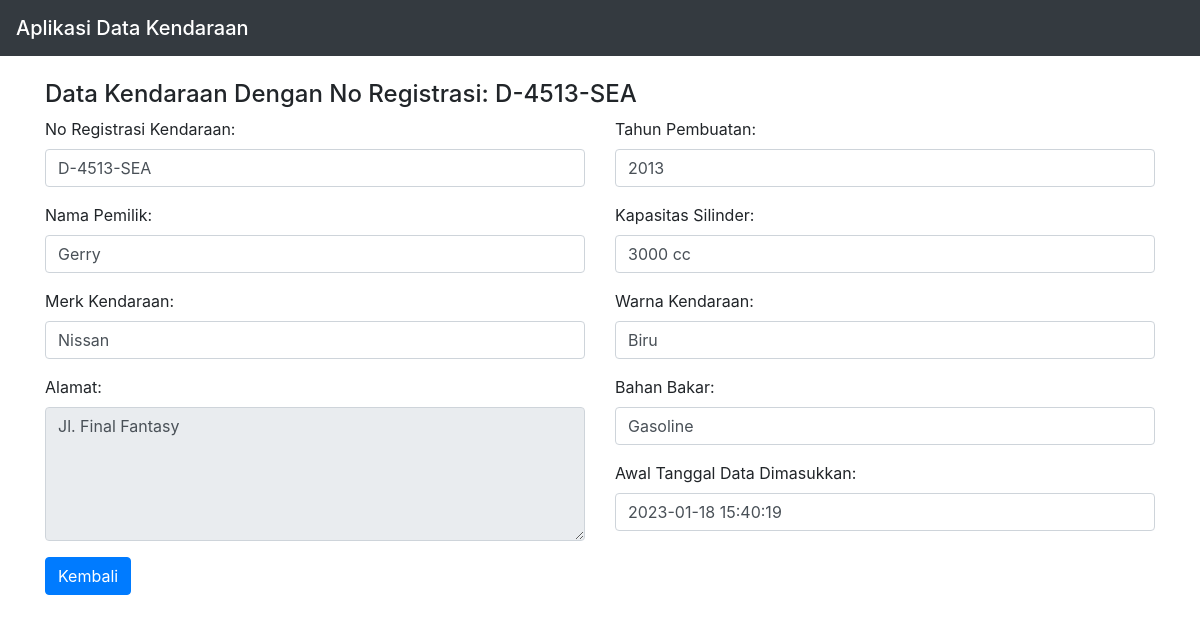
Screenshot of /detail_kendaraan.php?no_reg=D-4513-SEA with the database file from the repository.
### tables this page shows
CREATE TABLE `kendaraan` (
  `no_reg` varchar(20) NOT NULL,
  `owner` varchar(50) NOT NULL,
  `address` text NOT NULL,
  `brand` varchar(50) NOT NULL,
  `year` int(4) NOT NULL,
  `cylinders` varchar(20) NOT NULL,
  `color` varchar(20) NOT NULL,
  `fuel` varchar(20) NOT NULL,
  `created_at` datetime NOT NULL DEFAULT current_timestamp()
);

### detail_kendaraan.php (the view, shortened to what this page needs)
<!DOCTYPE html>
<html>
<head>
<link rel="stylesheet" href="https://cdn.jsdelivr.net/npm/bootstrap@4.6.1/dist/css/bootstrap.min.css">
</head>
<body>
    <nav class="navbar navbar-dark bg-dark">
            <span class="navbar-brand mb-0 h1">Aplikasi Data Kendaraan</span>
    </nav>
<div class="container">
    <br>
    <h4>Data Kendaraan Dengan No Registrasi: <?php echo $_GET['no_reg']?></h4>
<?php
    include "connection.php";
    if (isset($_GET['no_reg'])) {
        $no_reg=htmlspecialchars($_GET["no_reg"]);
        $sql="SELECT * FROM kendaraan WHERE no_reg = '$no_reg'";
        $hasil=mysqli_fetch_array(mysqli_query($con,$sql));
        $no_reg= $hasil["no_reg"];
        $owner= $hasil["owner"];
        $address= $hasil["address"];
        $brand= $hasil["brand"];
        $year= $hasil["year"];
        $cylinders= $hasil["cylinders"];
        $color= $hasil["color"];
        $fuel= $hasil["fuel"];
        $created_at= $hasil["created_at"];
        }
?>
<div class="row">
            <div class="col-sm">
                <div class="form-group">
                    <label>No Registrasi Kendaraan:</label>
                    <div class="form-control"><?php echo $no_reg?></div>
                </div>
                <div class="form-group">
                    <label>Nama Pemilik:</label>
                    <div class="form-control"><?php echo $owner?></div>
                 </div>
                <div class="form-group">
                    <label>Merk Kendaraan:</label>
                    <div class="form-control"><?php echo $brand?></div>
                 </div>
                <div class="form-group">
                    <label>Alamat:</label>
                    <textarea class="form-control" rows="5" readonly><?php echo $address ?></textarea>
                 </div>
                <a href="index.php" class="btn btn-primary">Kembali</a>
            </div>
            <div class="col-sm">
                <div class="form-group">
                    <label>Tahun Pembuatan:</label>
                    <div class="form-control"><?php echo $year?></div>
                 </div>
                <div class="form-group">
                    <label>Kapasitas Silinder:</label>
                    <div class="form-control"><?php echo $cylinders?></div>
                 </div>
                <div class="form-group">
                    <label>Warna Kendaraan:</label>
                    <div class="form-control"><?php echo $color?></div>
                </div>
                <div class="form-group">
                    <label>Bahan Bakar:</label>
                    <div class="form-control"><?php echo $fuel?></div>
                 </div>
                <div class="form-group">
                    <label>Awal Tanggal Data Dimasukkan:</label>
                    <div class="form-control"><?php echo $created_at?></div>
                </div>
            </div>
        </div>
</div>
</body>
</html>

### rows the page displays
kendaraan: no_reg "D-4513-SEA", owner "Gerry", brand "Nissan", address "Jl. Final Fantasy", year "2013", cylinders "3000 cc", color "Biru", fuel "Gasoline", created_at "2023-01-18 15:40:19"

### other values shown
$_GET['no_reg'] "D-4513-SEA"
